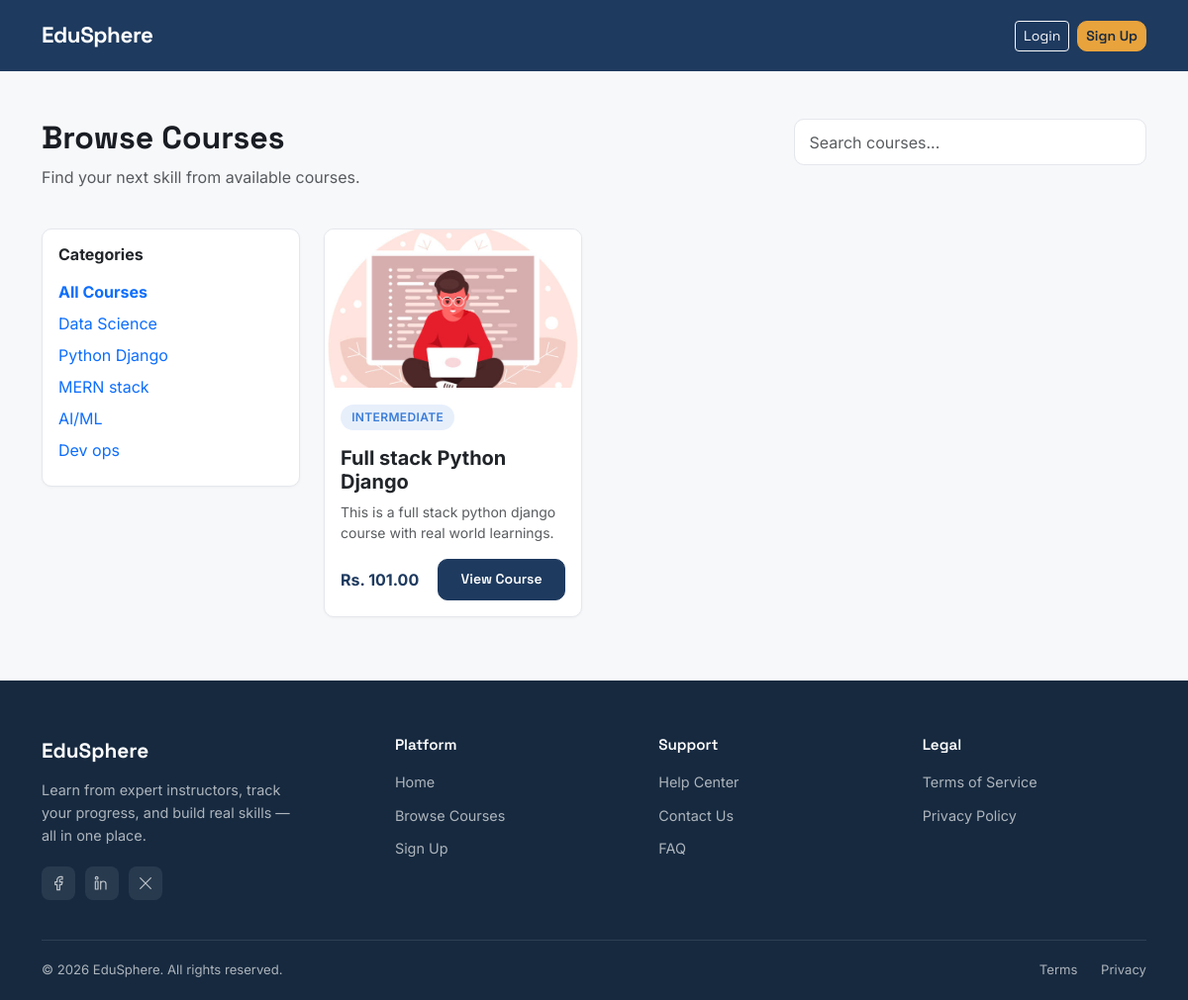
Page /courses/ on the committed database.
### courses/models.py (models this page shows, shortened)
class Category(models.Model):
    name = models.CharField(max_length=100, unique=True)
    slug = models.SlugField(unique=True, blank=True)
    class Meta:
        verbose_name_plural = "Categories"

class Course(models.Model):
    class Level(models.TextChoices):
        BEGINNER = "beginner", "Beginner"
        INTERMEDIATE = "intermediate", "Intermediate"
        ADVANCED = "advanced", "Advanced"
    instructor = models.ForeignKey(
        settings.AUTH_USER_MODEL,
        on_delete=models.CASCADE,
        related_name="courses",
        limit_choices_to={'role': 'instructor'}
    )
    category = models.ForeignKey(Category, on_delete=models.SET_NULL, null=True, related_name="courses")
    title = models.CharField(max_length=200)
    slug = models.SlugField(unique=True, blank=True)
    description = models.TextField()
    thumbnail = models.ImageField(upload_to="course_thumbnails/", blank=True, null=True)
    level = models.CharField(max_length=20, choices=Level.choices, default=Level.BEGINNER)
    price = models.DecimalField(max_digits=8, decimal_places=2, default=0)
    is_published = models.BooleanField(default=False)
    created_at = models.DateTimeField(auto_now_add=True)
    updated_at = models.DateTimeField(auto_now=True)
    class Meta:
        ordering = ['-created_at']

### courses/views.py (the view)
# urls.py: path('', views.CourseListView.as_view(), name='course_list'),
class CourseListView(ListView):
    model = Course
    template_name = 'courses/course_list.html'
    context_object_name = 'courses'
    paginate_by = 9
    def get_queryset(self):
        queryset = Course.objects.filter(is_published=True)
        category_slug = self.request.GET.get('category')
        query = self.request.GET.get('q')
        if category_slug:
            queryset = queryset.filter(category__slug=category_slug)
        if query:
            queryset = queryset.filter(title__icontains=query)
        return queryset
    def get_context_data(self, **kwargs):
        context = super().get_context_data(**kwargs)
        context['categories'] = Category.objects.all()
        return context

### courses/templates/courses/course_list.html (shortened to what this page needs)
{% extends 'base.html' %}
{% block content %}
<div class="container mt-5">
    <div class="row mb-4">
        <div class="col-md-8">
            <h2 class="fw-bold">Browse Courses</h2>
            <p class="text-muted">Find your next skill from {{ courses.paginator.count }} available courses.</p>
        </div>
        <div class="col-md-4">
            <form method="GET">
                <input type="text" name="q" class="form-control" placeholder="Search courses..." value="{{ request.GET.q }}">
            </form>
        </div>
    </div>
    <div class="row">
        <div class="col-md-3 mb-4">
            <div class="card p-3">
                <h6 class="fw-bold mb-3">Categories</h6>
                <a href="{% url 'courses:course_list' %}" class="d-block mb-2 text-decoration-none {% if not request.GET.category %}fw-bold{% endif %}">All Courses</a>
                {% for cat in categories %}
                    <a href="?category={{ cat.slug }}" class="d-block mb-2 text-decoration-none {% if request.GET.category == cat.slug %}fw-bold{% endif %}">{{ cat.name }}</a>
                {% endfor %}
            </div>
        </div>
        <div class="col-md-9">
            <div class="row g-4">
                {% for course in courses %}
                <div class="col-md-4">
                    <div class="card course-card h-100">
                        {% if course.thumbnail %}
                            <img src="{{ course.thumbnail.url }}" class="card-img-top course-thumb" alt="{{ course.title }}">
                        {% else %}
                            <div class="course-thumb-placeholder">📘</div>
                        {% endif %}
                        <div class="card-body">
                            <span class="role-badge student mb-2">{{ course.level }}</span>
                            <h5 class="fw-bold mt-2">{{ course.title }}</h5>
                            <p class="text-muted small">{{ course.description|truncatewords:15 }}</p>
                            <div class="d-flex justify-content-between align-items-center mt-3">
                                <span class="fw-bold" style="color: var(--ink);">
                                    {% if course.price > 0 %}Rs. {{ course.price }}{% else %}Free{% endif %}
                                </span>
                                <a href="{% url 'courses:course_detail' course.slug %}" class="btn btn-primary btn-sm">View Course</a>
                            </div>
                        </div>
                    </div>
                </div>
                {% empty %}
                <p class="text-muted">No courses found.</p>
                {% endfor %}
            </div>
        </div>
    </div>
</div>
{% endblock %}

### static/css/custom.css (style rules this page uses)
:root { --ink: #1E3A5F; --ink-dark: #16293F; --amber: #E8A33D; --amber-dark: #CC8A28; --bg: #F7F8FA; --surface: #FFFFFF; --text: #1A1D23; --text-muted: #5B6470; --border: #E4E7EC; --student: #3B7DD8; --instructor: #C6702B; --radius: 10px; }
body { background-color: var(--bg); color: var(--text); font-family: 'Inter', sans-serif; }
h1, h2, h3, h4, .navbar-brand, .btn { font-family: 'Space Grotesk', sans-serif; }
.btn-primary { background-color: var(--ink); border-color: var(--ink); font-weight: 600; border-radius: var(--radius); padding: 0.6rem 1.4rem; }
.card { border: 1px solid var(--border); border-radius: var(--radius); box-shadow: 0 1px 3px rgba(0,0,0,0.04); transition: transform 0.15s ease, box-shadow 0.15s ease; }
.role-badge { display: inline-block; font-size: 0.75rem; font-weight: 600; padding: 0.25rem 0.7rem; border-radius: 20px; text-transform: uppercase; letter-spacing: 0.03em; }
.role-badge.student { background-color: rgba(59,125,216,0.12); color: var(--student); }
.form-control { border-radius: var(--radius); border: 1px solid var(--border); padding: 0.65rem 0.9rem; }
.course-card { overflow: hidden; border: 1px solid var(--border); }
.course-thumb { height: 160px; object-fit: cover; }

### rows in the picture
Category: name "Data Science"
Category: name "Python Django"
Category: name "MERN stack"
Category: name "AI/ML"
Category: name "Dev ops"
Course: thumbnail (picture), level "INTERMEDIATE", title "Full stack Python Django", description "This is a full stack python django course with real world learnings.", price "101.00"
